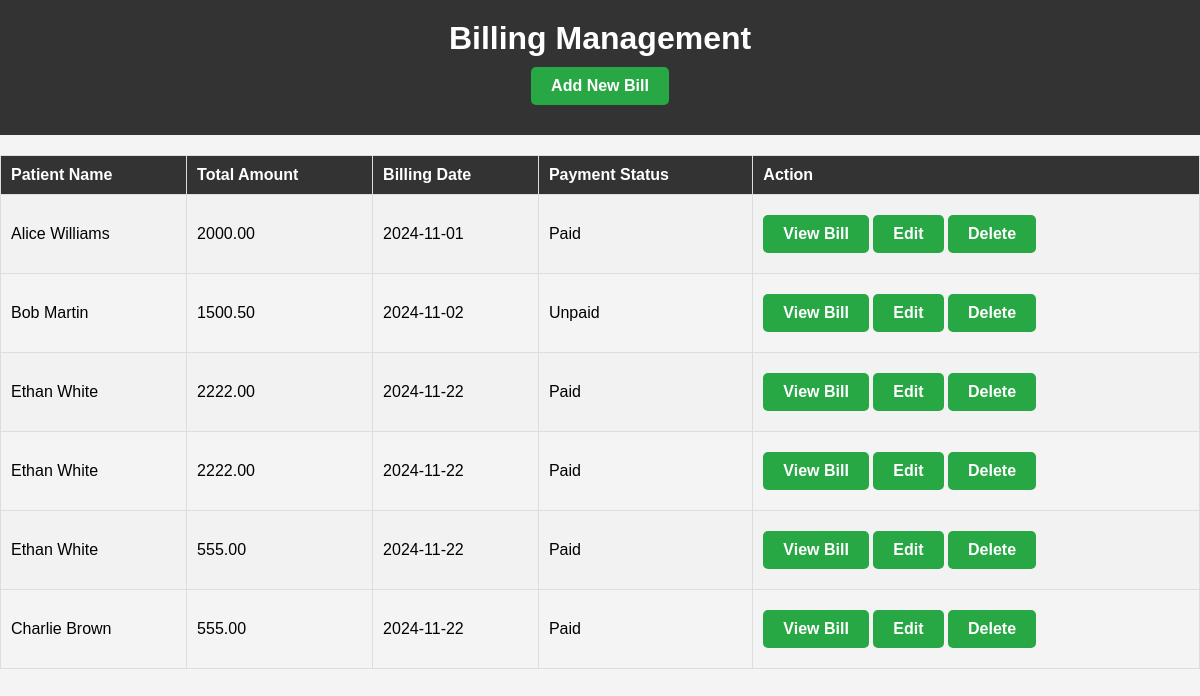
/management/billing/index.php, run on the app's committed database.
### tables this page shows
CREATE TABLE `billing` (
  `bill_id` int(11) NOT NULL,
  `total_amount` decimal(10,2) NOT NULL,
  `billing_date` date NOT NULL,
  `payment_status` enum('Paid','Unpaid') NOT NULL,
  `patient_id` int(11) DEFAULT NULL
);

CREATE TABLE `patients` (
  `patient_id` int(11) NOT NULL,
  `name` varchar(100) DEFAULT NULL,
  `date_of_birth` date DEFAULT NULL,
  `gender` varchar(10) DEFAULT NULL,
  `city` varchar(50) DEFAULT NULL,
  `phone` varchar(15) DEFAULT NULL
);

### management/billing/index.php (the view, shortened to what this page needs)
<?php
include('../../includes/db_connection.php');
$sql = "SELECT billing.bill_id, billing.total_amount, billing.billing_date, billing.payment_status, patients.name AS patient_name
        FROM billing
        JOIN patients ON billing.patient_id = patients.patient_id";
$result = $conn->query($sql);
?>
<!DOCTYPE html>
<html lang="en">
<head>
    <link rel="stylesheet" href="assets/css/resource.css">
    <link rel="stylesheet" href="billing.css">
</head>
<body>
<header>
    <h1>Billing Management</h1>
    <a href="add_billing.php" class="btn">Add New Bill</a>
</header>
<table>
    <tr>
        <th>Patient Name</th>
        <th>Total Amount</th>
        <th>Billing Date</th>
        <th>Payment Status</th>
        <th>Action</th>
    </tr>
    <?php
    if ($result->num_rows > 0) {
        while ($row = $result->fetch_assoc()) {
            echo "<tr>
                    <td>" . $row['patient_name'] . "</td>
                    <td>" . $row['total_amount'] . "</td>
                    <td>" . $row['billing_date'] . "</td>
                    <td>" . $row['payment_status'] . "</td>
                    <td>
                        <a href='view_bill.php?id=" . $row['bill_id'] . "' class='btn'>View Bill</a>
                        <a href='edit_billing.php?id=" . $row['bill_id'] . "' class='btn'>Edit</a>
                        <a href='delete_billing.php?id=" . $row['bill_id'] . "' class='btn' onclick='return confirm(\"Are you sure you want to delete this bill?\")'>Delete</a>
                    </td>
                </tr>";
        }
    } else {
        echo "<tr><td colspan='5'>No records found</td></tr>";
    }
    ?>
</table>
</body>
</html>

### management/resource_allocation/resource.css (style rules this page uses)
body { font-family: Arial, sans-serif; margin: 0; padding: 0; background-color: #f4f4f4; }
header { background-color: #333; color: white; padding: 20px; text-align: center; }
h1 { margin: 0; }
a.btn, form button { background-color: #28a745; color: white; padding: 10px 20px; text-decoration: none; border-radius: 5px; font-weight: bold; display: inline-block; margin: 10px 0; cursor: pointer; }
table { width: 100%; margin: 20px 0; border-collapse: collapse; }
table th, table td { padding: 10px; text-align: left; border: 1px solid #ddd; }
table th { background-color: #333; color: white; }
table tr:nth-child(even) { background-color: #f2f2f2; }

### management/billing/billing.css (style rules this page uses)
body { font-family: Arial, sans-serif; margin: 0; padding: 0; background-color: #f4f4f4; }
header { background-color: #333; color: white; padding: 20px; text-align: center; }
h1 { margin: 0; }
a.btn, form button { background-color: #28a745; color: white; padding: 10px 20px; text-decoration: none; border-radius: 5px; font-weight: bold; display: inline-block; margin: 10px 0; cursor: pointer; }
table { width: 100%; margin: 20px 0; border-collapse: collapse; }
table th, table td { padding: 10px; text-align: left; border: 1px solid #ddd; }
table th { background-color: #333; color: white; }
table tr:nth-child(even) { background-color: #f2f2f2; }

### data on the page
billing: patient.name "Alice Williams", total_amount "2000.00", billing_date "2024-11-01", payment_status "Paid"
billing: patient.name "Bob Martin", total_amount "1500.50", billing_date "2024-11-02", payment_status "Unpaid"
billing: patient.name "Ethan White", total_amount "2222.00", billing_date "2024-11-22", payment_status "Paid"
billing: patient.name "Ethan White", total_amount "2222.00", billing_date "2024-11-22", payment_status "Paid"
billing: patient.name "Ethan White", total_amount "555.00", billing_date "2024-11-22", payment_status "Paid"
billing: patient.name "Charlie Brown", total_amount "555.00", billing_date "2024-11-22", payment_status "Paid"
